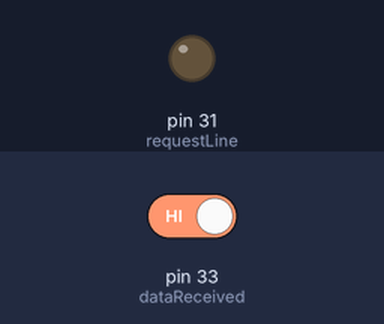
This sketch was run on a simulated Arduino Mega 2560, built with avr-gcc and run on an emulated ATmega2560. On the bench: output pins drawn as LEDs (lit = HIGH). The test bench sets the inputs (shaded band); at power-on: pin 33 (dataReceived) HIGH. What the sketch prints to the serial monitor is not drawn.

Above: at 1.2 s.
1.3 s: pin 33 (dataReceived) driven LOW
At 2.5 s:
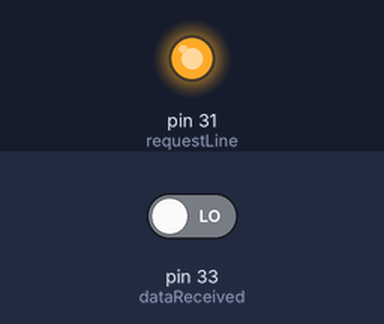
Timing chart, 0 to 4.3 s (numbered marks = the images above; inputs shaded):
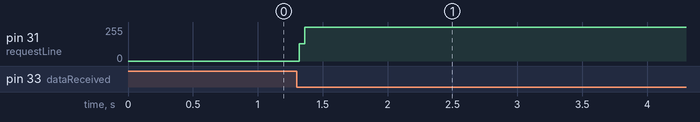

The sketch:

receiver.ino
```cpp
int requestLine = 31;
int dataReceived = 33;

unsigned int requestData(){
  int last3 = 0;
  int first3 = 0;
  digitalWrite(requestLine, HIGH);  //I want data
  while(!digitalRead(dataReceived)){ // while I haven't received anything
    while(!Serial.available());
    last3 = Serial.read();
    while(!Serial.available());
    first3 = Serial.read();
  }

  digitalWrite(requestLine, LOW);
  return (last3 + (first3 << 8));
}

void setup() {
  Serial.begin(19200);

  pinMode(requestLine, OUTPUT);
  pinMode(dataReceived, INPUT);
}

void loop() {
  Serial.println(requestData(), DEC);
}
```

Measured:
- after the input at 1.3 s, pin 31 (requestLine): 0/255 → 255/255 at once
